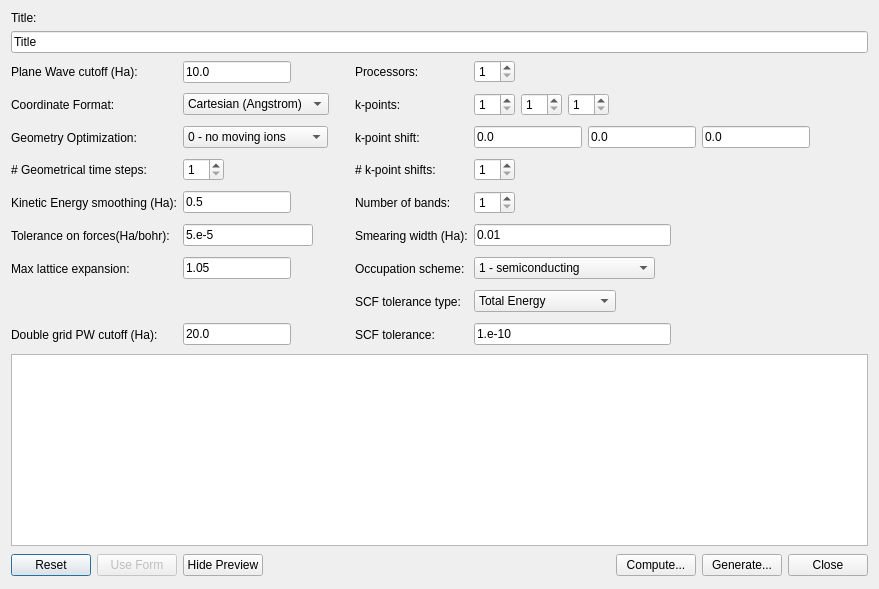
<?xml version="1.0" encoding="UTF-8"?>
<ui version="4.0">
 <class>AbinitInputDialog</class>
 <widget class="QDialog" name="AbinitInputDialog">
  <property name="geometry">
   <rect>
    <x>0</x>
    <y>0</y>
    <width>1122</width>
    <height>687</height>
   </rect>
  </property>
  <property name="sizePolicy">
   <sizepolicy hsizetype="Fixed" vsizetype="Fixed">
    <horstretch>0</horstretch>
    <verstretch>0</verstretch>
   </sizepolicy>
  </property>
  <property name="windowTitle">
   <string>Abinit Input</string>
  </property>
  <layout class="QVBoxLayout" name="verticalLayout">
   <property name="sizeConstraint">
    <enum>QLayout::SetFixedSize</enum>
   </property>
   <item>
    <widget class="QLabel" name="label_7">
     <property name="text">
      <string>Title:</string>
     </property>
     <property name="buddy">
      <cstring>titleLine</cstring>
     </property>
    </widget>
   </item>
   <item>
    <widget class="QLineEdit" name="titleLine">
     <property name="text">
      <string>Title</string>
     </property>
    </widget>
   </item>
   <item>
    <layout class="QGridLayout" name="gridLayout">
     <item row="1" column="4">
      <widget class="QLabel" name="label_4">
       <property name="text">
        <string>Processors:</string>
       </property>
       <property name="buddy">
        <cstring>procSpin</cstring>
       </property>
      </widget>
     </item>
     <item row="1" column="6">
      <layout class="QHBoxLayout" name="horizontalLayout_5">
       <item>
        <widget class="QSpinBox" name="procSpin">
         <property name="minimum">
          <number>1</number>
         </property>
         <property name="value">
          <number>1</number>
         </property>
        </widget>
       </item>
       <item>
        <spacer name="horizontalSpacer_5">
         <property name="orientation">
          <enum>Qt::Horizontal</enum>
         </property>
         <property name="sizeHint" stdset="0">
          <size>
           <width>58</width>
           <height>26</height>
          </size>
         </property>
        </spacer>
       </item>
      </layout>
     </item>
     <item row="4" column="4">
      <widget class="QLabel" name="label_6">
       <property name="text">
        <string>k-points:</string>
       </property>
       <property name="buddy">
        <cstring>ngkpt1Spin</cstring>
       </property>
      </widget>
     </item>
     <item row="4" column="6">
      <layout class="QHBoxLayout" name="horizontalLayout_7">
       <item>
        <layout class="QHBoxLayout" name="horizontalLayout_4">
         <item>
          <widget class="QSpinBox" name="ngkpt2Spin">
           <property name="minimum">
            <number>1</number>
           </property>
           <property name="value">
            <number>1</number>
           </property>
          </widget>
         </item>
         <item>
          <widget class="QSpinBox" name="ngkpt3Spin">
           <property name="minimum">
            <number>1</number>
           </property>
           <property name="value">
            <number>1</number>
           </property>
          </widget>
         </item>
         <item>
          <widget class="QSpinBox" name="ngkpt1Spin">
           <property name="minimum">
            <number>1</number>
           </property>
           <property name="value">
            <number>1</number>
           </property>
          </widget>
         </item>
         <item>
          <spacer name="horizontalSpacer_7">
           <property name="orientation">
            <enum>Qt::Horizontal</enum>
           </property>
           <property name="sizeHint" stdset="0">
            <size>
             <width>40</width>
             <height>20</height>
            </size>
           </property>
          </spacer>
         </item>
        </layout>
       </item>
      </layout>
     </item>
     <item row="1" column="2">
      <layout class="QHBoxLayout" name="horizontalLayout_6">
       <item>
        <widget class="QLineEdit" name="ecutLineEdit">
         <property name="text">
          <string>10.0</string>
         </property>
        </widget>
       </item>
       <item>
        <spacer name="horizontalSpacer_6">
         <property name="orientation">
          <enum>Qt::Horizontal</enum>
         </property>
         <property name="sizeHint" stdset="0">
          <size>
           <width>58</width>
           <height>26</height>
          </size>
         </property>
        </spacer>
       </item>
      </layout>
     </item>
     <item row="4" column="0">
      <widget class="QLabel" name="label_10">
       <property name="text">
        <string>Coordinate Format:</string>
       </property>
       <property name="buddy">
        <cstring>coordCombo</cstring>
       </property>
      </widget>
     </item>
     <item row="4" column="2">
      <layout class="QHBoxLayout" name="horizontalLayout_8">
       <item>
        <widget class="QComboBox" name="coordCombo">
         <property name="enabled">
          <bool>true</bool>
         </property>
         <property name="currentIndex">
          <number>0</number>
         </property>
         <item>
          <property name="text">
           <string>Cartesian (Angstrom)</string>
          </property>
         </item>
         <item>
          <property name="text">
           <string>Reduced</string>
          </property>
         </item>
        </widget>
       </item>
       <item>
        <spacer name="horizontalSpacer_3">
         <property name="orientation">
          <enum>Qt::Horizontal</enum>
         </property>
         <property name="sizeHint" stdset="0">
          <size>
           <width>18</width>
           <height>27</height>
          </size>
         </property>
        </spacer>
       </item>
      </layout>
     </item>
     <item row="1" column="0">
      <widget class="QLabel" name="label_5">
       <property name="text">
        <string>Plane Wave cutoff (Ha):</string>
       </property>
      </widget>
     </item>
     <item row="8" column="2">
      <layout class="QHBoxLayout" name="horizontalLayout_9">
       <item>
        <widget class="QLineEdit" name="tolmxfLineEdit">
         <property name="minimumSize">
          <size>
           <width>130</width>
           <height>0</height>
          </size>
         </property>
         <property name="text">
          <string>5.e-5</string>
         </property>
        </widget>
       </item>
       <item>
        <spacer name="horizontalSpacer_4">
         <property name="orientation">
          <enum>Qt::Horizontal</enum>
         </property>
         <property name="sizeHint" stdset="0">
          <size>
           <width>18</width>
           <height>27</height>
          </size>
         </property>
        </spacer>
       </item>
      </layout>
     </item>
     <item row="8" column="0">
      <widget class="QLabel" name="label_13">
       <property name="text">
        <string>Tolerance on forces(Ha/bohr):</string>
       </property>
       <property name="buddy">
        <cstring>ionmovCombo</cstring>
       </property>
      </widget>
     </item>
     <item row="9" column="0">
      <widget class="QLabel" name="label_3">
       <property name="text">
        <string>Max lattice expansion:</string>
       </property>
      </widget>
     </item>
     <item row="9" column="2">
      <layout class="QHBoxLayout" name="horizontalLayout_11">
       <item>
        <widget class="QLineEdit" name="dilatmxLineEdit">
         <property name="text">
          <string>1.05</string>
         </property>
        </widget>
       </item>
       <item>
        <spacer name="horizontalSpacer_8">
         <property name="orientation">
          <enum>Qt::Horizontal</enum>
         </property>
         <property name="sizeHint" stdset="0">
          <size>
           <width>58</width>
           <height>27</height>
          </size>
         </property>
        </spacer>
       </item>
      </layout>
     </item>
     <item row="5" column="4">
      <widget class="QLabel" name="label_12">
       <property name="text">
        <string>k-point shift:</string>
       </property>
       <property name="buddy">
        <cstring>ngkpt1Spin</cstring>
       </property>
      </widget>
     </item>
     <item row="5" column="6">
      <layout class="QHBoxLayout" name="horizontalLayout_14">
       <item>
        <layout class="QHBoxLayout" name="horizontalLayout_12">
         <item>
          <widget class="QLineEdit" name="shiftk2LineEdit">
           <property name="text">
            <string>0.0</string>
           </property>
           <property name="maxLength">
            <number>10</number>
           </property>
          </widget>
         </item>
         <item>
          <widget class="QLineEdit" name="shiftk3LineEdit">
           <property name="text">
            <string>0.0</string>
           </property>
           <property name="maxLength">
            <number>10</number>
           </property>
          </widget>
         </item>
         <item>
          <widget class="QLineEdit" name="shiftk1LineEdit">
           <property name="text">
            <string>0.0</string>
           </property>
           <property name="maxLength">
            <number>10</number>
           </property>
          </widget>
         </item>
         <item>
          <spacer name="horizontalSpacer_14">
           <property name="orientation">
            <enum>Qt::Horizontal</enum>
           </property>
           <property name="sizeHint" stdset="0">
            <size>
             <width>58</width>
             <height>26</height>
            </size>
           </property>
          </spacer>
         </item>
        </layout>
       </item>
      </layout>
     </item>
     <item row="7" column="4">
      <widget class="QLabel" name="label_24">
       <property name="text">
        <string>Number of bands:</string>
       </property>
       <property name="buddy">
        <cstring>procSpin</cstring>
       </property>
      </widget>
     </item>
     <item row="7" column="6">
      <layout class="QHBoxLayout" name="horizontalLayout_24">
       <item>
        <widget class="QSpinBox" name="nbandSpin">
         <property name="minimum">
          <number>1</number>
         </property>
         <property name="value">
          <number>1</number>
         </property>
        </widget>
       </item>
       <item>
        <spacer name="horizontalSpacer_21">
         <property name="orientation">
          <enum>Qt::Horizontal</enum>
         </property>
         <property name="sizeHint" stdset="0">
          <size>
           <width>58</width>
           <height>26</height>
          </size>
         </property>
        </spacer>
       </item>
      </layout>
     </item>
     <item row="6" column="4">
      <widget class="QLabel" name="label_18">
       <property name="text">
        <string># k-point shifts:</string>
       </property>
       <property name="buddy">
        <cstring>ngkpt1Spin</cstring>
       </property>
      </widget>
     </item>
     <item row="6" column="6">
      <layout class="QHBoxLayout" name="horizontalLayout_26">
       <item>
        <widget class="QSpinBox" name="nshiftkSpin">
         <property name="readOnly">
          <bool>false</bool>
         </property>
         <property name="minimum">
          <number>1</number>
         </property>
         <property name="value">
          <number>1</number>
         </property>
        </widget>
       </item>
       <item>
        <spacer name="horizontalSpacer_23">
         <property name="orientation">
          <enum>Qt::Horizontal</enum>
         </property>
         <property name="sizeHint" stdset="0">
          <size>
           <width>58</width>
           <height>26</height>
          </size>
         </property>
        </spacer>
       </item>
      </layout>
     </item>
     <item row="11" column="0">
      <widget class="QLabel" name="label_19">
       <property name="text">
        <string>Double grid PW cutoff (Ha):</string>
       </property>
      </widget>
     </item>
     <item row="11" column="2">
      <layout class="QHBoxLayout" name="horizontalLayout_20">
       <item>
        <widget class="QLineEdit" name="pawecutdgLineEdit">
         <property name="text">
          <string>20.0</string>
         </property>
        </widget>
       </item>
       <item>
        <spacer name="horizontalSpacer_17">
         <property name="orientation">
          <enum>Qt::Horizontal</enum>
         </property>
         <property name="sizeHint" stdset="0">
          <size>
           <width>58</width>
           <height>26</height>
          </size>
         </property>
        </spacer>
       </item>
      </layout>
     </item>
     <item row="9" column="4">
      <widget class="QLabel" name="label_2">
       <property name="text">
        <string>Occupation scheme:</string>
       </property>
       <property name="buddy">
        <cstring>ionmovCombo</cstring>
       </property>
      </widget>
     </item>
     <item row="10" column="4">
      <widget class="QLabel" name="label_16">
       <property name="text">
        <string>SCF tolerance type:</string>
       </property>
       <property name="buddy">
        <cstring>coordCombo</cstring>
       </property>
      </widget>
     </item>
     <item row="10" column="6">
      <layout class="QHBoxLayout" name="horizontalLayout_16">
       <item>
        <widget class="QComboBox" name="toleranceTypeCombo">
         <property name="enabled">
          <bool>true</bool>
         </property>
         <property name="currentIndex">
          <number>0</number>
         </property>
         <item>
          <property name="text">
           <string>Total Energy</string>
          </property>
         </item>
         <item>
          <property name="text">
           <string>Wave Function norm</string>
          </property>
         </item>
         <item>
          <property name="text">
           <string>Total Potential</string>
          </property>
         </item>
         <item>
          <property name="text">
           <string>Maximum Force</string>
          </property>
         </item>
         <item>
          <property name="text">
           <string>Relative Force</string>
          </property>
         </item>
        </widget>
       </item>
       <item>
        <spacer name="horizontalSpacer_9">
         <property name="orientation">
          <enum>Qt::Horizontal</enum>
         </property>
         <property name="sizeHint" stdset="0">
          <size>
           <width>18</width>
           <height>27</height>
          </size>
         </property>
        </spacer>
       </item>
      </layout>
     </item>
     <item row="9" column="6">
      <layout class="QHBoxLayout" name="horizontalLayout_2">
       <item>
        <widget class="QComboBox" name="occoptCombo">
         <property name="currentIndex">
          <number>0</number>
         </property>
         <item>
          <property name="text">
           <string>1 - semiconducting</string>
          </property>
         </item>
         <item>
          <property name="text">
           <string>3 - Fermi Dirac</string>
          </property>
         </item>
         <item>
          <property name="text">
           <string>4 - Cold Smearing (Marzari)</string>
          </property>
         </item>
         <item>
          <property name="text">
           <string>7 - Gaussian smearing</string>
          </property>
         </item>
        </widget>
       </item>
       <item>
        <spacer name="horizontalSpacer_15">
         <property name="orientation">
          <enum>Qt::Horizontal</enum>
         </property>
         <property name="sizeHint" stdset="0">
          <size>
           <width>18</width>
           <height>27</height>
          </size>
         </property>
        </spacer>
       </item>
      </layout>
     </item>
     <item row="8" column="4">
      <widget class="QLabel" name="label_8">
       <property name="text">
        <string>Smearing width (Ha):</string>
       </property>
       <property name="buddy">
        <cstring>ionmovCombo</cstring>
       </property>
      </widget>
     </item>
     <item row="8" column="6">
      <layout class="QHBoxLayout" name="horizontalLayout_18">
       <item>
        <widget class="QLineEdit" name="tsmearLineEdit">
         <property name="text">
          <string>0.01</string>
         </property>
        </widget>
       </item>
       <item>
        <spacer name="horizontalSpacer_16">
         <property name="orientation">
          <enum>Qt::Horizontal</enum>
         </property>
         <property name="sizeHint" stdset="0">
          <size>
           <width>58</width>
           <height>27</height>
          </size>
         </property>
        </spacer>
       </item>
      </layout>
     </item>
     <item row="5" column="0">
      <widget class="QLabel" name="label">
       <property name="text">
        <string>Geometry Optimization:</string>
       </property>
       <property name="buddy">
        <cstring>ionmovCombo</cstring>
       </property>
      </widget>
     </item>
     <item row="5" column="2">
      <layout class="QHBoxLayout" name="horizontalLayout">
       <item>
        <widget class="QComboBox" name="ionmovCombo">
         <property name="currentIndex">
          <number>0</number>
         </property>
         <item>
          <property name="text">
           <string>0 - no moving ions </string>
          </property>
         </item>
         <item>
          <property name="text">
           <string>1 - viscous damping</string>
          </property>
         </item>
         <item>
          <property name="text">
           <string>2 - BFGS </string>
          </property>
         </item>
         <item>
          <property name="text">
           <string>3 - BFGS with energy</string>
          </property>
         </item>
        </widget>
       </item>
       <item>
        <spacer name="horizontalSpacer_2">
         <property name="orientation">
          <enum>Qt::Horizontal</enum>
         </property>
         <property name="sizeHint" stdset="0">
          <size>
           <width>18</width>
           <height>27</height>
          </size>
         </property>
        </spacer>
       </item>
      </layout>
     </item>
     <item row="6" column="0">
      <widget class="QLabel" name="label_23">
       <property name="text">
        <string># Geometrical time steps:</string>
       </property>
       <property name="buddy">
        <cstring>ngkpt1Spin</cstring>
       </property>
      </widget>
     </item>
     <item row="6" column="2">
      <layout class="QHBoxLayout" name="horizontalLayout_25">
       <item>
        <widget class="QSpinBox" name="ntimeSpin">
         <property name="minimum">
          <number>1</number>
         </property>
         <property name="value">
          <number>1</number>
         </property>
        </widget>
       </item>
       <item>
        <spacer name="horizontalSpacer_22">
         <property name="orientation">
          <enum>Qt::Horizontal</enum>
         </property>
         <property name="sizeHint" stdset="0">
          <size>
           <width>58</width>
           <height>26</height>
          </size>
         </property>
        </spacer>
       </item>
      </layout>
     </item>
     <item row="11" column="4">
      <widget class="QLabel" name="label_17">
       <property name="text">
        <string>SCF tolerance:</string>
       </property>
       <property name="buddy">
        <cstring>coordCombo</cstring>
       </property>
      </widget>
     </item>
     <item row="11" column="6">
      <layout class="QHBoxLayout" name="horizontalLayout_17">
       <item>
        <widget class="QLineEdit" name="tolXXXLineEdit">
         <property name="text">
          <string>1.e-10</string>
         </property>
        </widget>
       </item>
       <item>
        <spacer name="horizontalSpacer_10">
         <property name="orientation">
          <enum>Qt::Horizontal</enum>
         </property>
         <property name="sizeHint" stdset="0">
          <size>
           <width>58</width>
           <height>27</height>
          </size>
         </property>
        </spacer>
       </item>
      </layout>
     </item>
     <item row="7" column="0">
      <widget class="QLabel" name="label_14">
       <property name="text">
        <string>Kinetic Energy smoothing (Ha):</string>
       </property>
      </widget>
     </item>
     <item row="7" column="2">
      <layout class="QHBoxLayout" name="horizontalLayout_13">
       <item>
        <widget class="QLineEdit" name="ecutsmLineEdit">
         <property name="text">
          <string>0.5</string>
         </property>
        </widget>
       </item>
       <item>
        <spacer name="horizontalSpacer_12">
         <property name="orientation">
          <enum>Qt::Horizontal</enum>
         </property>
         <property name="sizeHint" stdset="0">
          <size>
           <width>18</width>
           <height>27</height>
          </size>
         </property>
        </spacer>
       </item>
      </layout>
     </item>
    </layout>
   </item>
   <item>
    <widget class="QTextEdit" name="previewText">
     <property name="enabled">
      <bool>true</bool>
     </property>
     <property name="readOnly">
      <bool>false</bool>
     </property>
     <property name="acceptRichText">
      <bool>false</bool>
     </property>
    </widget>
   </item>
   <item>
    <layout class="QHBoxLayout" name="horizontalLayout_3">
     <property name="sizeConstraint">
      <enum>QLayout::SetFixedSize</enum>
     </property>
     <item>
      <widget class="QPushButton" name="resetButton">
       <property name="text">
        <string>Reset</string>
       </property>
      </widget>
     </item>
     <item>
      <widget class="QPushButton" name="enableFormButton">
       <property name="enabled">
        <bool>false</bool>
       </property>
       <property name="text">
        <string>Use Form</string>
       </property>
      </widget>
     </item>
     <item>
      <widget class="QPushButton" name="moreButton">
       <property name="sizePolicy">
        <sizepolicy hsizetype="Fixed" vsizetype="Fixed">
         <horstretch>0</horstretch>
         <verstretch>0</verstretch>
        </sizepolicy>
       </property>
       <property name="text">
        <string>Hide Preview</string>
       </property>
      </widget>
     </item>
     <item>
      <spacer name="horizontalSpacer">
       <property name="orientation">
        <enum>Qt::Horizontal</enum>
       </property>
       <property name="sizeHint" stdset="0">
        <size>
         <width>48</width>
         <height>26</height>
        </size>
       </property>
      </spacer>
     </item>
     <item>
      <widget class="QPushButton" name="computeButton">
       <property name="text">
        <string>Compute...</string>
       </property>
      </widget>
     </item>
     <item>
      <widget class="QPushButton" name="generateButton">
       <property name="text">
        <string>Generate...</string>
       </property>
      </widget>
     </item>
     <item>
      <widget class="QPushButton" name="closeButton">
       <property name="text">
        <string>Close</string>
       </property>
      </widget>
     </item>
    </layout>
   </item>
  </layout>
 </widget>
 <tabstops>
  <tabstop>procSpin</tabstop>
  <tabstop>generateButton</tabstop>
  <tabstop>closeButton</tabstop>
  <tabstop>resetButton</tabstop>
  <tabstop>enableFormButton</tabstop>
 </tabstops>
 <resources/>
 <connections>
  <connection>
   <sender>closeButton</sender>
   <signal>clicked()</signal>
   <receiver>AbinitInputDialog</receiver>
   <slot>close()</slot>
   <hints>
    <hint type="sourcelabel">
     <x>451</x>
     <y>411</y>
    </hint>
    <hint type="destinationlabel">
     <x>258</x>
     <y>243</y>
    </hint>
   </hints>
  </connection>
 </connections>
</ui>
